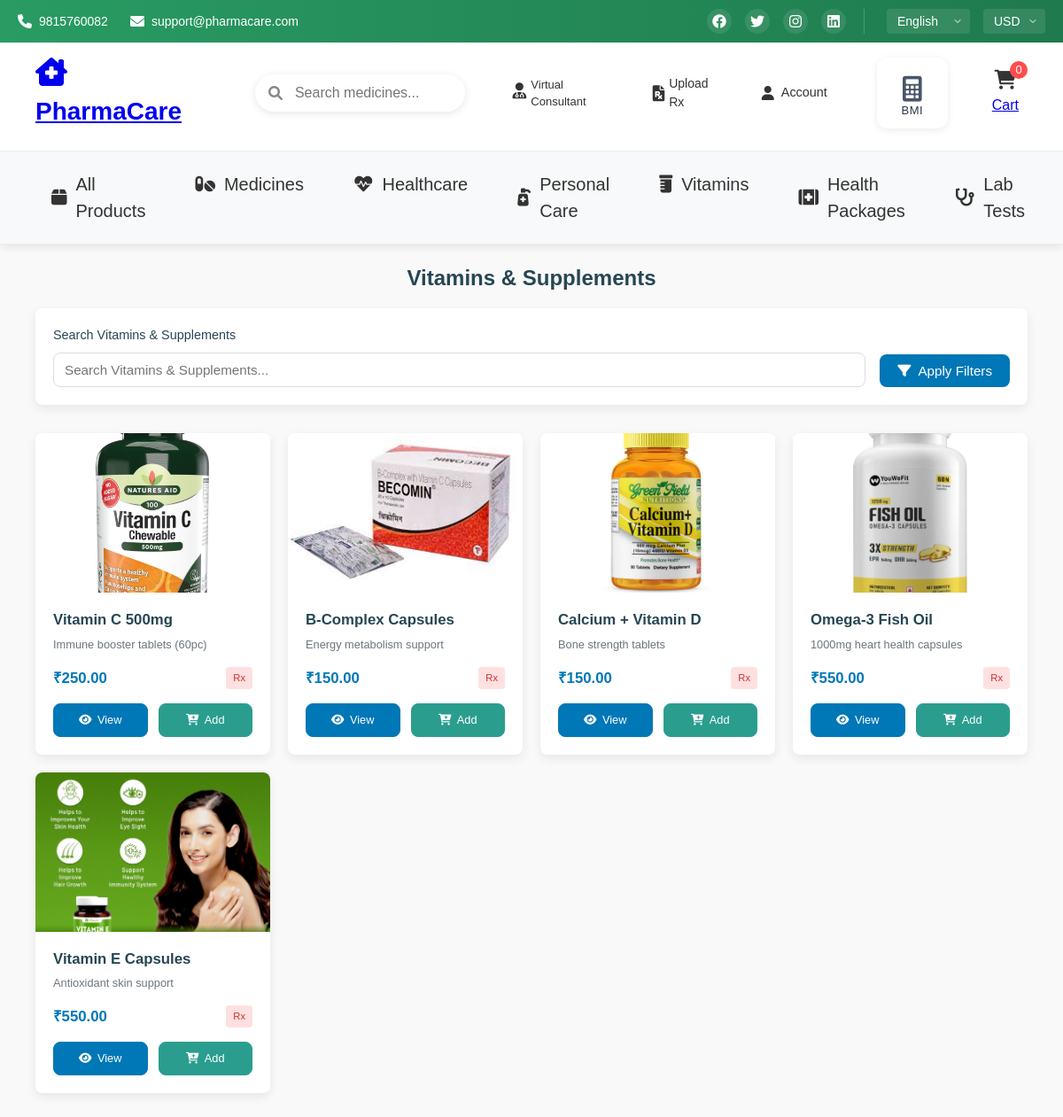
The app's page /frontend/vitamins.php with its own data.
### tables this page shows
CREATE TABLE `products` (
  `id` int(11) NOT NULL,
  `product_name` varchar(255) NOT NULL,
  `description` text NOT NULL,
  `category_id` int(11) NOT NULL,
  `price` decimal(10,2) NOT NULL,
  `quantity` int(11) NOT NULL,
  `prescription_required` enum('Yes','No') DEFAULT 'No',
  `expiry_date` date NOT NULL,
  `manufacturer` varchar(255) NOT NULL,
  `active_ingredients` text DEFAULT NULL,
  `image_path` varchar(255) NOT NULL,
  `created_at` timestamp NOT NULL DEFAULT current_timestamp(),
  `bmi_category` varchar(50) DEFAULT NULL
);

### frontend/vitamins.php (the view, shortened to what this page needs)
<?php
include '../includes/config.php';
$category_id = 16;
$category_name = "Vitamins & Supplements";
$search = isset($_GET['search']) ? trim($_GET['search']) : '';
$page = isset($_GET['page']) ? intval($_GET['page']) : 1;
$limit = 12;
$offset = ($page - 1) * $limit;
$query = "SELECT p.*, c.categories_name
          FROM products p
          LEFT JOIN categories c ON p.category_id = c.id
          WHERE p.category_id = $category_id";
$query .= " LIMIT $limit OFFSET $offset";
$result = mysqli_query($conn, $query);
$products = [];
while ($row = mysqli_fetch_assoc($result)) {
    $products[] = $row;
}
?>
<!DOCTYPE html>
<html lang="en">
<head>
    <link rel="stylesheet" href="../assets/css/pharmacy.css">
    <link rel="stylesheet" href="https://cdnjs.cloudflare.com/ajax/libs/font-awesome/6.0.0/css/all.min.css">
    <link rel="stylesheet" href="../assets/frontendcss/products.css">
</head>
<body>
    <?php include '../includes/header.php'; ?>
    <main class="main-container">
        <h3 style="font-size: 1.5rem; font-weight: 600; color: var(--dark-color); margin-bottom: 1rem; text-align: center;">
            <?php echo $category_name; ?>
        </h3>
        <section class="filter-section">
            <form method="GET" action="vitamins.php" class="filter-form">
                <div class="filter-group">
                    <label for="search">Search <?php echo $category_name; ?></label>
                    <input type="text" id="search" name="search" placeholder="Search <?php echo $category_name; ?>..." value="<?php echo htmlspecialchars($search); ?>">
                </div>
                <button type="submit" class="filter-btn">
                    <i class="fas fa-filter"></i> Apply Filters
                </button>
            </form>
        </section>
        <section class="products-container">
            <div class="products-grid">
                <?php if (empty($products)): ?>
                    <div class="empty-state">
                        <i class="fas fa-capsules"></i>
                        <h3>No <?php echo $category_name; ?> Found</h3>
                        <p>Try adjusting your search criteria</p>
                    </div>
                <?php else: ?>
                    <?php foreach ($products as $product): ?>
                        <div class="product-card">
                            <div class="product-image-container">
                                <img src="<?php echo htmlspecialchars($product['image_path']); ?>" alt="<?php echo htmlspecialchars($product['product_name']); ?>" class="product-image">
                            </div>
                            <div class="product-content">
                                <h3 class="product-title"><?php echo htmlspecialchars($product['product_name']); ?></h3>
                                <p class="product-description"><?php echo htmlspecialchars($product['description']); ?></p>
                                <div class="product-meta">
                                    <span class="product-price">₹<?php echo number_format($product['price'], 2); ?></span>
                                    <span class="product-prescription <?php echo $product['prescription_required'] == 'Yes' ? 'prescription-required' : 'prescription-not-required'; ?>">
                                        <?php echo $product['prescription_required'] == 'Yes' ? 'Rx' : 'OTC'; ?>
                                    </span>
                                </div>
                                <div class="product-actions">
                                    <a href="../frontend/product_details.php?id=<?php echo $product['id']; ?>" class="btn btn-view">
                                        <i class="fas fa-eye"></i> View
                                    </a>
                                    <a href="#" class="btn btn-cart" onclick="addToCart(<?php echo $product['id']; ?>)">
                                        <i class="fas fa-cart-plus"></i> Add
                                    </a>
                                </div>
                            </div>
                        </div>
                    <?php endforeach; ?>
                <?php endif; ?>
            </div>
        </section>
    </main>
</body>
</html>

### assets/css/pharmacy.css (style rules this page uses)
* { margin: 0; padding: 0; box-sizing: border-box; font-family: 'Poppins', sans-serif; }
body { min-height: 100vh; background: #f8f9fa; }

### assets/frontendcss/products.css (style rules this page uses)
:root { --primary-color: #0077b6; --primary-hover: #005b8c; --secondary-color: #2a9d8f; --secondary-hover: #21867a; --accent-color: #e9c46a; --dark-color: #264653; --light-color: #f8f9fa; --text-color: #212529; --text-light: #6c757d; --border-radius: 8px; --box-shadow: 0 4px 12px rgba(0, 0, 0, 0.08); --transition: all 0.3s ease; }
* { box-sizing: border-box; margin: 0; padding: 0; }
body { font-family: 'Segoe UI', Tahoma, Geneva, Verdana, sans-serif; line-height: 1.5; color: var(--light-color); background-color: #f5f7fa; }
.main-container { max-width: 1200px; margin: 260px auto; padding: 1rem 20px; }
.filter-section { background: white; border-radius: var(--border-radius); padding: 1.25rem; margin: 1rem 0 2rem; box-shadow: var(--box-shadow); }
.filter-form { display: flex; flex-wrap: wrap; gap: 1rem; align-items: flex-end; }
.filter-group { flex: 1; min-width: 200px; }
.filter-group label { display: block; margin-bottom: 0.5rem; font-weight: 500; color: var(--dark-color); font-size: 0.9rem; }
.filter-group input, .filter-group select { width: 100%; padding: 0.65rem 0.75rem; border: 1px solid #ddd; border-radius: var(--border-radius); font-size: 0.95rem; transition: var(--transition); }
.filter-btn { background-color: var(--primary-color); color: white; border: none; padding: 0.65rem 1.25rem; border-radius: var(--border-radius); cursor: pointer; font-weight: 500; transition: var(--transition); display: flex; align-items: center; gap: 0.5rem; font-size: 0.95rem; }
.products-container { margin-bottom: 2rem; }
.products-grid { display: grid; grid-template-columns: repeat(auto-fill, minmax(250px, 1fr)); gap: 1.25rem; }
.product-card { background: white; border-radius: var(--border-radius); overflow: hidden; box-shadow: var(--box-shadow); transition: var(--transition); display: flex; flex-direction: column; height: 100%; }
.product-image-container { position: relative; }
.product-image { width: 100%; height: 180px; object-fit: cover; display: block; }
.product-content { padding: 1.25rem; flex-grow: 1; display: flex; flex-direction: column; }
.product-title { font-size: 1.05rem; font-weight: 600; margin-bottom: 0.5rem; color: var(--dark-color); line-height: 1.3; }
.product-description { color: var(--text-light); font-size: 0.8rem; margin-bottom: 1rem; flex-grow: 1; line-height: 1.4; }
.product-meta { display: flex; justify-content: space-between; align-items: center; margin-bottom: 1rem; }
.product-price { font-weight: 700; color: var(--primary-color); font-size: 1.05rem; }
.product-prescription { font-size: 0.7rem; padding: 0.25rem 0.5rem; border-radius: 4px; font-weight: 500; }
.prescription-required { background-color: #ffe0e0; color: #d32f2f; }
.product-actions { display: flex; gap: 0.75rem; margin-top: auto; }
.btn { display: inline-flex; align-items: center; justify-content: center; padding: 0.5rem 0.75rem; border-radius: var(--border-radius); font-weight: 500; text-decoration: none; transition: var(--transition); font-size: 0.8rem; flex: 1; text-align: center; }
.btn-view { background-color: var(--primary-color); color: white; border: 1px solid var(--primary-color); }
.btn-cart { background-color: var(--secondary-color); color: white; border: 1px solid var(--secondary-color); }
.btn i { margin-right: 0.4rem; font-size: 0.8rem; }
.product-card { animation: fadeIn 0.4s ease forwards; opacity: 0; }
.product-card:nth-child(1) { animation-delay: 0.05s; }
.product-card:nth-child(2) { animation-delay: 0.1s; }
.product-card:nth-child(3) { animation-delay: 0.15s; }
.product-card:nth-child(4) { animation-delay: 0.2s; }
.product-card:nth-child(5) { animation-delay: 0.25s; }

### frontend/search.php (style rules this page uses)
body { font-family: Arial, sans-serif; background: #f9f9f9; padding: 20px; }

### records on screen
products: image_path (picture), product_name "Vitamin C 500mg", description "Immune booster tablets (60pc)", price "250.00", prescription_required "Rx"
products: image_path (picture), product_name "B-Complex Capsules", description "Energy metabolism support", price "150.00", prescription_required "Rx"
products: image_path (picture), product_name "Calcium + Vitamin D", description "Bone strength tablets", price "150.00", prescription_required "Rx"
products: image_path (picture), product_name "Omega-3 Fish Oil", description "1000mg heart health capsules", price "550.00", prescription_required "Rx"
products: image_path (picture), product_name "Vitamin E Capsules", description "Antioxidant skin support", price "550.00", prescription_required "Rx"

### other values on screen
$category_name "Vitamins & Supplements"
